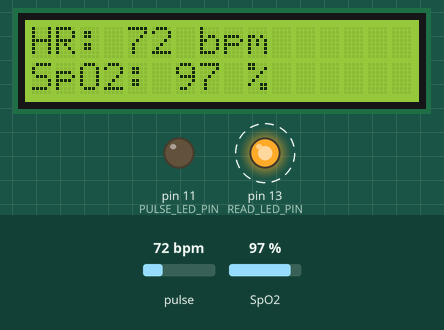
This sketch was run on a simulated Arduino Uno, built with avr-gcc and run on an emulated ATmega328P. Shown: 16×2 character LCD, output pins drawn as LEDs (lit = HIGH). Dashed ring = blinking. The test bench sets the inputs (shaded band); at power-on: pulse 72 bpm, SpO2 97 %.

Above: at 5.3 s.
5.4 s: pulse set to 42 bpm
At 6.24 s:
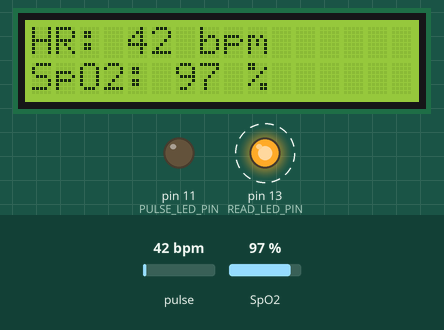
7.6 s: SpO2 set to 80 %
At 8.64 s:
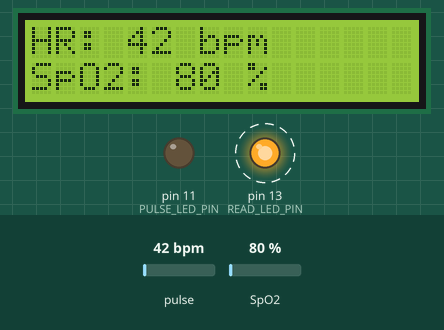
9.6 s: pulse set to 70 bpm
At 10.4 s:
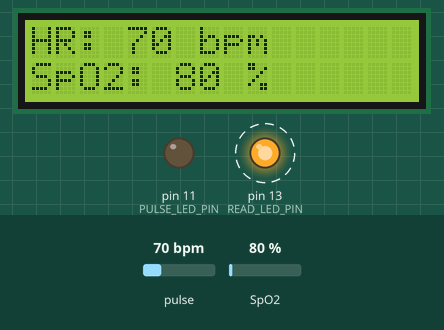
11.7 s: SpO2 set to 85 %
At 13.7 s:
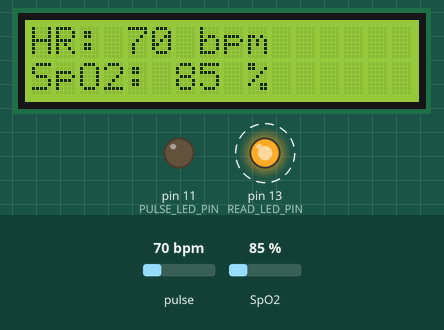
Timing chart, 0 to 14.6 s (numbered marks = the images above; inputs shaded):
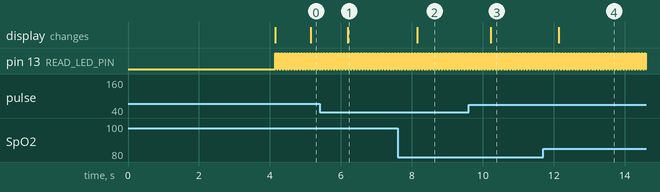

The sketch:

Max30105SPO2Monitor.ino
```cpp
#include <Wire.h>
#include "MAX30105.h"
#include "spo2_algorithm.h"
#include <LiquidCrystal_I2C.h>

// ===== Constants & Pin Definitions =====
static const uint8_t PULSE_LED_PIN    = 11;   // PWM pin for measurement indicator
static const uint8_t READ_LED_PIN     = 13;   // Blinks on each sample read
static const uint8_t LCD_I2C_ADDR     = 0x27; // I²C address of the LCD
static const uint16_t BUFFER_SIZE     = 100;  // Number of samples (4 s at 25 SPS)

static const byte  LED_BRIGHTNESS     = 60;   // 0–255 (0 = off, 255 = 50 mA)
static const byte  SAMPLE_AVERAGE     = 4;    // Averaging factor: 1,2,4,8,16,32
static const byte  LED_MODE           = 2;    // 1=Red only, 2=Red+IR, 3=all three
static const byte  SAMPLE_RATE        = 100;  // Samples per second
static const int   PULSE_WIDTH        = 411;  // LED pulse width (69,118,215,411)
static const int   ADC_RANGE          = 4096; // ADC range (2048,4096,8192,16384)

MAX30105       sensor;
LiquidCrystal_I2C lcd(LCD_I2C_ADDR, 2, 1, 0, 4, 5, 6, 7);

// Data buffers and measurement variables
uint16_t redBuffer[BUFFER_SIZE];
uint16_t irBuffer[BUFFER_SIZE];
int32_t  bufferLength = BUFFER_SIZE;
int32_t  heartRate, spo2;
int8_t   validHeartRate, validSpO2;

void setup() {
  // Initialize serial for debugging/logging
  Serial.begin(115200);

  // Setup LED indicators
  pinMode(PULSE_LED_PIN, OUTPUT);
  pinMode(READ_LED_PIN, OUTPUT);

  // Initialize I²C LCD
  lcd.begin(16, 2);
  lcd.backlight();
  lcd.clear();

  // Initialize MAX30105 sensor at Fast I²C (400 kHz)
  if (!sensor.begin(Wire, I2C_SPEED_FAST)) {
    Serial.println(F("ERROR: MAX30105 not found!"));
    while (1) delay(1000); // Halt
  }
  // Configure sensor settings
  sensor.setup(LED_BRIGHTNESS, SAMPLE_AVERAGE, LED_MODE,
               SAMPLE_RATE, PULSE_WIDTH, ADC_RANGE);

  // Prompt user to place finger
  lcd.setCursor(0, 0);
  lcd.print("Reposez Un  Doigt");
  // Wait until IR reading exceeds threshold (~presence of finger)
  while (sensor.getIR() < 30000) {
    delay(50);
  }
  lcd.clear();
  lcd.print("Reading...");
  readInitialBuffer(); // Fill initial sample buffer
  lcd.clear();
}

void loop() {
  // Perform rolling-sample acquisition and display updates forever
  updateRollingSamples();
  // Calculate HR & SpO2
  maxim_heart_rate_and_oxygen_saturation(
    irBuffer, bufferLength, redBuffer,
    &spo2, &validSpO2, &heartRate, &validHeartRate
  );
  // Show results on LCD
  displayResults();
}

// Read the first 100 samples into buffers (initial calibration)
void readInitialBuffer() {
  for (uint16_t i = 0; i < BUFFER_SIZE; ++i) {
    // Wait for data ready
    while (!sensor.available()) sensor.check();
    redBuffer[i] = sensor.getRed();
    irBuffer[i]  = sensor.getIR();
    sensor.nextSample();
  }
}

// Shift out the oldest 25 samples, read 25 new ones
void updateRollingSamples() {
  // Shift 75 samples up
  for (uint16_t i = 25; i < BUFFER_SIZE; ++i) {
    redBuffer[i - 25] = redBuffer[i];
    irBuffer[i - 25]  = irBuffer[i];
  }
  // Read 25 new samples
  for (uint16_t i = 75; i < BUFFER_SIZE; ++i) {
    while (!sensor.available()) sensor.check();
    digitalWrite(READ_LED_PIN, !digitalRead(READ_LED_PIN));
    redBuffer[i] = sensor.getRed();
    irBuffer[i]  = sensor.getIR();
    sensor.nextSample();
  }
}

// Print heart rate & SpO2 to LCD
void displayResults() {
  lcd.setCursor(0, 0);
  lcd.print("HR: ");
  validHeartRate ? lcd.print(heartRate) : lcd.print("--");
  lcd.print(" bpm");

  lcd.setCursor(0, 1);
  lcd.print("SpO2: ");
  validSpO2 ? lcd.print(spo2) : lcd.print("--");
  lcd.print(" %");
}
```

Measured:
- after the input at 5.4 s, the display: changes after 0.79 s (image 1)
- after the input at 7.6 s, the display: changes after 0.55 s (image 2)
- after the input at 9.6 s, the display: changes after 0.63 s (image 3)
- after the input at 11.7 s, the display: changes after 0.45 s (image 4)
- by itself, pin 13 (READ_LED_PIN): alternates HIGH for 0.04 s and LOW for 0.04 s
